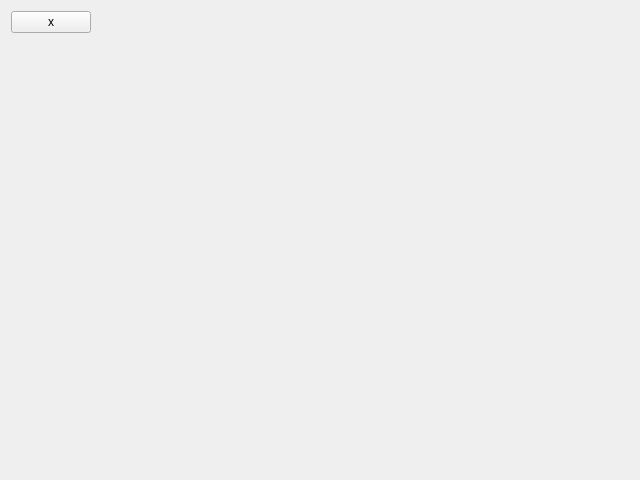
<?xml version="1.0" encoding="UTF-8"?>
<ui version="4.0">
 <class>image</class>
 <widget class="QWidget" name="image">
  <property name="geometry">
   <rect>
    <x>0</x>
    <y>0</y>
    <width>640</width>
    <height>480</height>
   </rect>
  </property>
  <property name="windowTitle">
   <string>Enter Your Name</string>
  </property>
  <layout class="QGridLayout" name="gridLayout">
   <item row="2" column="0">
    <widget class="QLabel" name="ms_label">
     <property name="minimumSize">
      <size>
       <width>0</width>
       <height>0</height>
      </size>
     </property>
     <property name="font">
      <font>
       <pointsize>48</pointsize>
       <weight>75</weight>
       <italic>true</italic>
       <bold>true</bold>
      </font>
     </property>
     <property name="text">
      <string/>
     </property>
     <property name="alignment">
      <set>Qt::AlignCenter</set>
     </property>
    </widget>
   </item>
   <item row="3" column="0">
    <widget class="QLabel" name="graph">
     <property name="sizePolicy">
      <sizepolicy hsizetype="Expanding" vsizetype="Expanding">
       <horstretch>0</horstretch>
       <verstretch>0</verstretch>
      </sizepolicy>
     </property>
     <property name="text">
      <string/>
     </property>
     <property name="alignment">
      <set>Qt::AlignCenter</set>
     </property>
    </widget>
   </item>
   <item row="0" column="0">
    <widget class="QPushButton" name="exitButton">
     <property name="sizePolicy">
      <sizepolicy hsizetype="Fixed" vsizetype="Fixed">
       <horstretch>0</horstretch>
       <verstretch>0</verstretch>
      </sizepolicy>
     </property>
     <property name="text">
      <string>x</string>
     </property>
    </widget>
   </item>
  </layout>
 </widget>
 <resources/>
 <connections/>
</ui>
